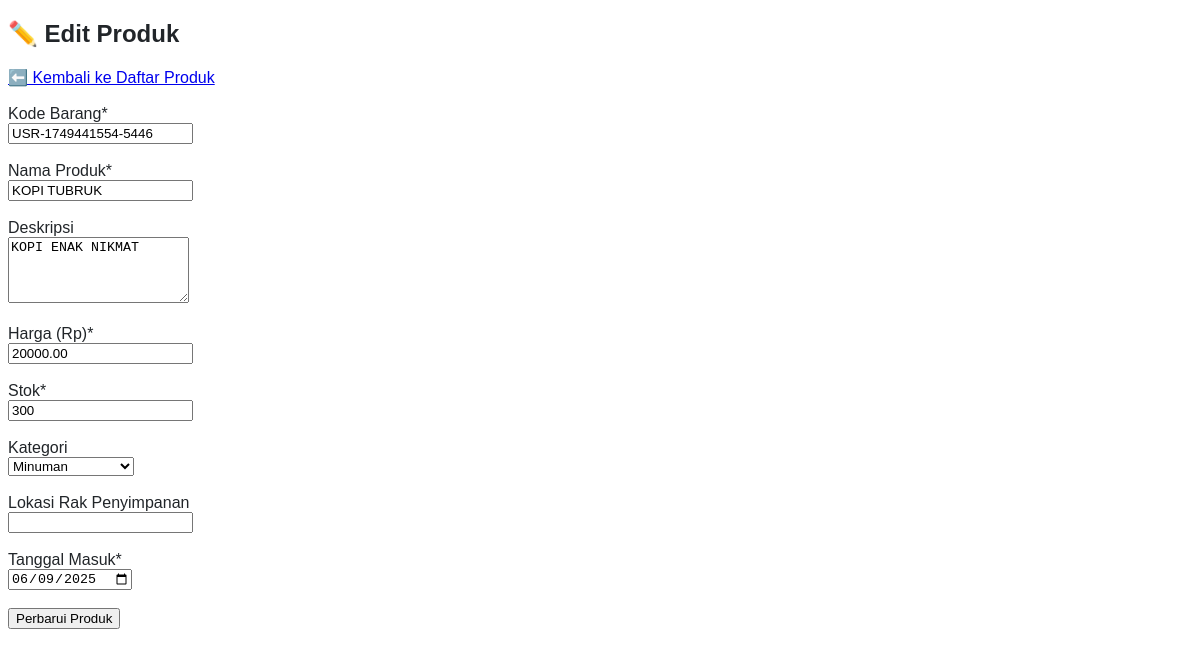
The app's page /view/admin/produk_edit.php?id=20 (signed in) with its own data.
### tables this page shows
CREATE TABLE `products` (
  `id` int(11) NOT NULL,
  `user_id` int(11) DEFAULT NULL,
  `kode_barang` varchar(50) NOT NULL,
  `name` varchar(100) NOT NULL,
  `description` text DEFAULT NULL,
  `price` decimal(10,2) NOT NULL,
  `stock` int(11) NOT NULL DEFAULT 0,
  `location` varchar(100) DEFAULT NULL,
  `category_id` int(11) DEFAULT NULL,
  `location_rack` varchar(100) DEFAULT NULL,
  `rack_location` varchar(100) DEFAULT NULL,
  `image` varchar(255) DEFAULT NULL,
  `date_in` date DEFAULT curdate(),
  `date_out` date DEFAULT NULL,
  `created_at` timestamp NOT NULL DEFAULT current_timestamp(),
  `updated_at` timestamp NOT NULL DEFAULT current_timestamp() ON UPDATE current_timestamp(),
  `status` varchar(20) NOT NULL DEFAULT 'draft',
  `is_deleted` tinyint(1) DEFAULT 0
);

CREATE TABLE `categories` (
  `id` int(11) NOT NULL,
  `name` varchar(50) NOT NULL,
  `description` text DEFAULT NULL,
  `created_at` timestamp NOT NULL DEFAULT current_timestamp()
);

### view/admin/produk_edit.php (the view, shortened to what this page needs)
<?php
include '../../includes/database.php';
$id = (int)$_GET['id'];
$query = "SELECT * FROM products WHERE id = $id";
$result = mysqli_query($conn, $query);
$produk = mysqli_fetch_assoc($result);
$kategoriResult = mysqli_query($conn, "SELECT * FROM categories ORDER BY name ASC");
?>
<!DOCTYPE html>
<html lang="id">
<head>
    <link rel="stylesheet" href="../../assets/css/style.css">
</head>
<body>
    <h2>✏️ Edit Produk</h2>
    <a href="produk.php">⬅️ Kembali ke Daftar Produk</a>
    <br><br>
    <form action="" method="POST">
        <label>Kode Barang*</label><br>
        <input type="text" name="kode_barang" required value="<?= htmlspecialchars($produk['kode_barang']); ?>"><br><br>
        <label>Nama Produk*</label><br>
        <input type="text" name="name" required value="<?= htmlspecialchars($produk['name']); ?>"><br><br>
        <label>Deskripsi</label><br>
        <textarea name="description" rows="4"><?= htmlspecialchars($produk['description']); ?></textarea><br><br>
        <label>Harga (Rp)*</label><br>
        <input type="number" name="price" min="0" step="0.01" required value="<?= $produk['price']; ?>"><br><br>
        <label>Stok*</label><br>
        <input type="number" name="stock" min="0" required value="<?= $produk['stock']; ?>"><br><br>
        <label>Kategori</label><br>
        <select name="category_id" required>
            <?php while ($cat = mysqli_fetch_assoc($kategoriResult)): ?>
                <option value="<?= $cat['id']; ?>" <?= $cat['id'] == $produk['category_id'] ? 'selected' : ''; ?>>
                    <?= htmlspecialchars($cat['name']); ?>
                </option>
            <?php endwhile; ?>
        </select><br><br>
        <label>Lokasi Rak Penyimpanan</label><br>
        <input type="text" name="location" value="<?= htmlspecialchars($produk['location']); ?>"><br><br>
        <label>Tanggal Masuk*</label><br>
        <input type="date" name="date_in" required value="<?= $produk['date_in']; ?>"><br><br>
        <button type="submit" name="submit">Perbarui Produk</button>
    </form>
</body>
</html>

### assets/css/style.css (style rules this page uses)
:root { --primary: #4361ee; --secondary: #3f37c9; --accent: #4cc9f0; --light: #f8f9fa; --dark: #212529; }
body { font-family: 'Poppins', sans-serif; overflow-x: hidden; color: var(--dark); }

### records on screen
products: kode_barang "USR-1749441554-5446", name "KOPI TUBRUK", description "KOPI ENAK NIKMAT", price "20000.00", stock "300", category_id "Minuman", date_in "06/09/2025"
